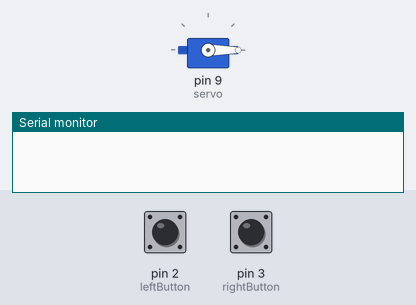
Bench run of a sketch on a simulated Arduino Uno, built with avr-gcc and run on an emulated ATmega328P. Parts: servo, the last lines printed to the serial monitor. The inputs (shaded band) are chosen by the test bench; at power-on: pin 3 (rightButton) LOW, pin 2 (leftButton) LOW.

Above: at 1.2 s.
1.3 s: pin 3 (rightButton) pulled HIGH for 1 s
At 2.8 s:
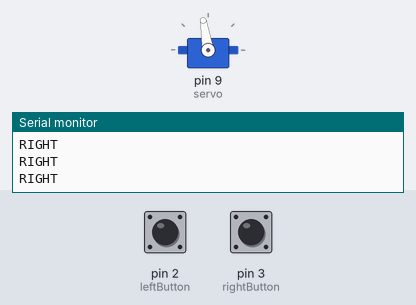
3.8 s: pin 3 (rightButton) pulled HIGH for 0.15 s
At 4.8 s:
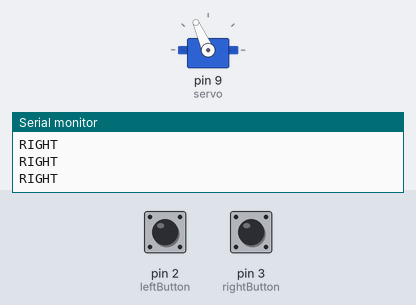
5.4 s: pin 2 (leftButton) pulled HIGH for 1 s
At 7.1 s:
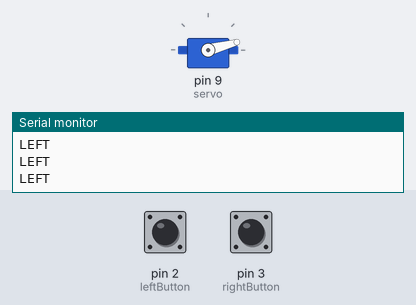
7.9 s: pin 3 (rightButton) pulled HIGH for 3.2 s
At 9.8 s:
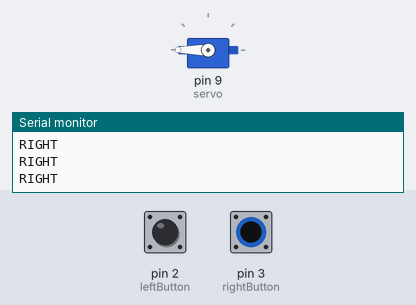
12.6 s: pin 2 (leftButton) pulled HIGH for 3.2 s
At 12.76 s:
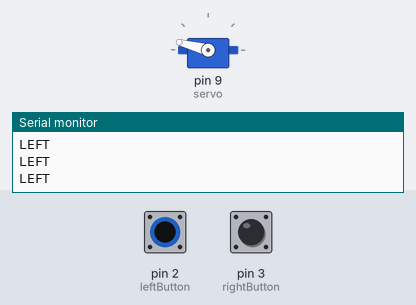
17.3 s: pin 2 (leftButton) driven HIGH
Timing chart, 0 to 20.3 s (numbered marks = the images above; inputs shaded):
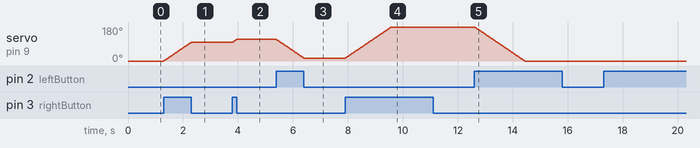

Measured:
- after the input at 1.3 s, servo on pin 9 (servo): moves from 0° to 99° over 0.99 s, starting at once
- after the input at 3.8 s, servo on pin 9 (servo): 99° → 114° at once
- after the input at 5.4 s, servo on pin 9 (servo): moves from 114° to 15° over 0.99 s, starting at once
- after the input at 7.9 s, servo on pin 9 (servo): moves from 15° to 180° over 1.7 s, starting at once
- after the input at 12.6 s, servo on pin 9 (servo): moves from 180° to 0° over 1.8 s, starting at once

The sketch:

ServoTesting.ino
```cpp
#include <Servo.h>

Servo servo;

int pos = 0;
int leftButton = 2;
int rightButton = 3;


void setup() {
  servo.attach(9);
  Serial.begin(9600);
  pinMode(leftButton, INPUT);
  pinMode(rightButton, INPUT);
}

void loop() {
  int leftButtonState = digitalRead(leftButton);
  int rightButtonState = digitalRead(rightButton);

  if (leftButtonState == 1) {
    Serial.println("LEFT");
    if (pos >= 0) {
      pos -= 1;
    }
  }
  if (rightButtonState == 1) {
    Serial.println("RIGHT");
    if (pos <= 180) {
      pos +=1 ;
    }
  }

  servo.write(pos);
  delay(10);
}
```
